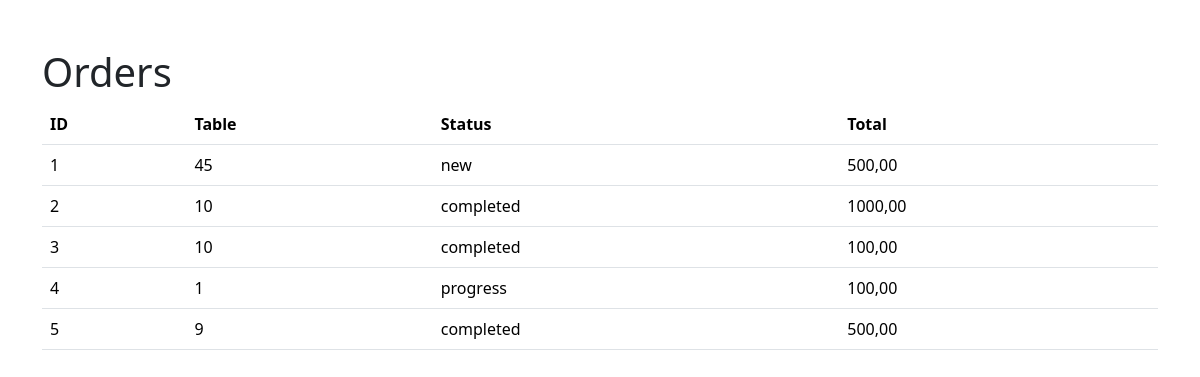
Screenshot of /orders/ with the database file from the repository.
### core/models.py (models this page shows, shortened)
class Order(models.Model):
    STATUS_CHOICES = [
        ("new", "New"),
        ("progress", "In Progress"),
        ("completed", "Completed"),
    ]
    shift = models.ForeignKey(
        Shift,
        on_delete=models.CASCADE
    )
    table = models.ForeignKey(
        Table,
        on_delete=models.CASCADE
    )
    promo_code = models.ForeignKey(
        PromoCode,
        on_delete=models.SET_NULL,
        null=True,
        blank=True
    )
    status = models.CharField(
        max_length=20,
        choices=STATUS_CHOICES,
        default="new"
    )
    total_price = models.DecimalField(
        max_digits=10,
        decimal_places=2,
        default=0
    )
    created_at = models.DateTimeField(
        auto_now_add=True
    )

class Table(models.Model):
    number = models.PositiveIntegerField(unique=True)
    is_occupied = models.BooleanField(default=False)

### core/views.py (the view)
# urls.py: path('orders/', order_list, name='orders'),
def order_list(request):
    orders = Order.objects.all()
    return render(
        request,
        'orders.html',
        {'orders': orders}
    )

### templates/orders.html
{% extends 'base.html' %}
{% block content %}
<div class="container mt-5">
    <h1>Orders</h1>
    <table class="table">
        <tr>
            <th>ID</th>
            <th>Table</th>
            <th>Status</th>
            <th>Total</th>
        </tr>
        {% for order in orders %}
        <tr>
            <td>{{ order.id }}</td>
            <td>{{ order.table.number }}</td>
            <td>{{ order.status }}</td>
            <td>{{ order.total_price }}</td>
        </tr>
        {% endfor %}
    </table>
</div>
{% endblock %}

### templates/base.html (shortened to what this page needs)
<!doctype html>
{% load static %}
<html lang="en">
  <head>
    <link href="{% static 'css/bootstrap.min.css' %}"rel="stylesheet">
  </head>
  <body>
    {% block content %}
    {% endblock content %}
  </body>
</html>

### rows the page displays
Order: id "1", table.number "45", status "new", total_price "500,00"
Order: id "2", table.number "10", status "completed", total_price "1000,00"
Order: id "3", table.number "10", status "completed", total_price "100,00"
Order: id "4", table.number "1", status "progress", total_price "100,00"
Order: id "5", table.number "9", status "completed", total_price "500,00"
